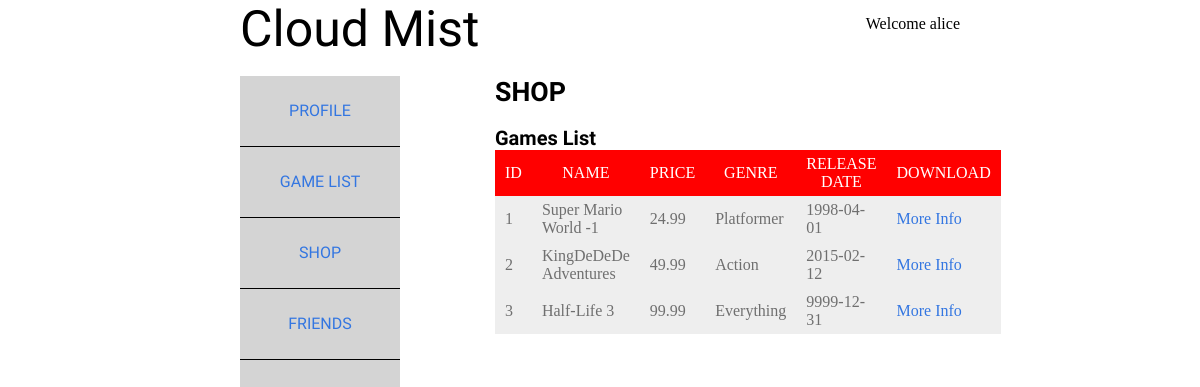
The app's page /CloudMistWeb/main-frontend/shop.php (signed in) with its own data.
### tables this page shows
CREATE TABLE game ( game_id INT AUTO_INCREMENT NOT NULL, 
					name VARCHAR(100) NOT NULL, 
					price FLOAT(4,2) NOT NULL,
					description TEXT,
					release_date DATE,
					genre VARCHAR(20),
					on_sale DATE,
					game_data BLOB,
					c_name VARCHAR(30) NOT NULL,
					patch_version VARCHAR(10),
					PRIMARY KEY (game_id),
					FOREIGN KEY (c_name) REFERENCES company (c_name)
				  );

### CloudMistWeb/main-frontend/shop.php (the view, shortened to what this page needs)
<?php
    function usernamediv() {
        printf($_SESSION['g_user']);
    }
    function filldiv() {
        require '../backend/connect.php';
        $sql_request = "SELECT game_id, name, price, genre, release_date FROM game";
        $result = mysqli_query($conn, $sql_request);
        if($result->num_rows > 0) {
            echo '<table id="gameList"><tbody><tr>'
                    . '<th>ID</th>'
                    . '<th>NAME</th>'
                    . '<th>PRICE</th>'
                    . '<th>GENRE</th>'
                    . '<th>RELEASE DATE</th>'
                    . '<th>DOWNLOAD</th>'
                . '</tr>';
            while($row = $result -> fetch_assoc()) {
                $game_id = $row["game_id"];
                echo "<tr><td>".$row["game_id"]."</td>"
                       . "<td>".$row["name"]."</td>"
                       . "<td>".$row["price"]."</td>"
                       . "<td>".$row["genre"]."</td>"
                       . "<td>".$row["release_date"]."</td>"
                       . '<td><a href="../main-frontend/currentGame.php?game_id='.$game_id.'"> More Info </a></td>'
                    . "</tr>";
            }
            echo "</tbody></table>";
        }
        else {
            echo "0 results";
        }
    }
?>
<!DOCTYPE html>
<html>
    <link rel="stylesheet" href="../css/stylesheet.css">
    <link rel="stylesheet" href="../css/shopstyle.css">
<head>
</head>
<body>
    <div class="header">
        <div class="logo_title">Cloud Mist</div>
        <div class="username">Welcome <?php usernamediv()?></div>
    </div>
    <div class="container">
        <div id="sidebar">
            <ul id="sideButton">
                <a href="profile.php"><li>PROFILE</li></a>
                <a href="gamelist.php"><li>GAME LIST</li></a>
                <a href="shop.php"><li>SHOP</li></a>
                <a href="friends.php"><li>FRIENDS</li></a>
            </ul>
        </div>
        <div id="content">
            <h1>SHOP</h1>
            <h2>Games List</h2>
            <?php filldiv() ?>
        </div>
    </div>
</body>
</html>

### CloudMistWeb/css/stylesheet.css (style rules this page uses)
* { border-collapse:collapse; }
h1 { font-size: 20pt; font-family: 'PT Sans', sans-serif; color:#000; }
h2 { font-size: 20px; font-family: 'PT Sans', sans-serif; margin-bottom: 0; }
body { background-color:#fff; margin: auto; width: 60%; }
a { font-size:12pt; color:#3376E1; text-decoration:none; }
#content { margin-left:200px; }
#sidebar { position:absolute; top:0; bottom:0; left:0; width:auto; height:800px; background-color:#D4D4D4; background-size:fill; }
#sidebar ul { padding: 0; margin: 0; }
#sideButton li { list-style-type: none; padding: 5px; margin: 0; font-family: 'PT Sans', sans-serif; border-bottom: 1px solid black; }
#sideButton li { list-style: none; text-align: center; width: 150px; line-height: 60px; }
.container { position: relative; padding: 0 0 0 55px; }

### CloudMistWeb/css/shopstyle.css (style rules this page uses)
.logo_title { font-family: 'PT Sans', sans-serif; font-size: 50px; color:#000; width: 50%; float:left; }
.username { padding-top: 15px; color:#000; width: 50%; float:right; text-align: right; }
#gameList th { background-color: red; color: white; font-weight: normal; padding: 10px; padding-top: 5px; padding-bottom: 5px; text-align: center; }
#gameList td { background-color: rgb(238, 238, 238); color: rgb(111, 111, 111); padding: 10px; padding-top: 5px; padding-bottom: 5px; }

### records on screen
game: game_id "1", name "Super Mario World -1", price "24.99", genre "Platformer", release_date "1998-04-01"
game: game_id "2", name "KingDeDeDe Adventures", price "49.99", genre "Action", release_date "2015-02-12"
game: game_id "3", name "Half-Life 3", price "99.99", genre "Everything", release_date "9999-12-31"
